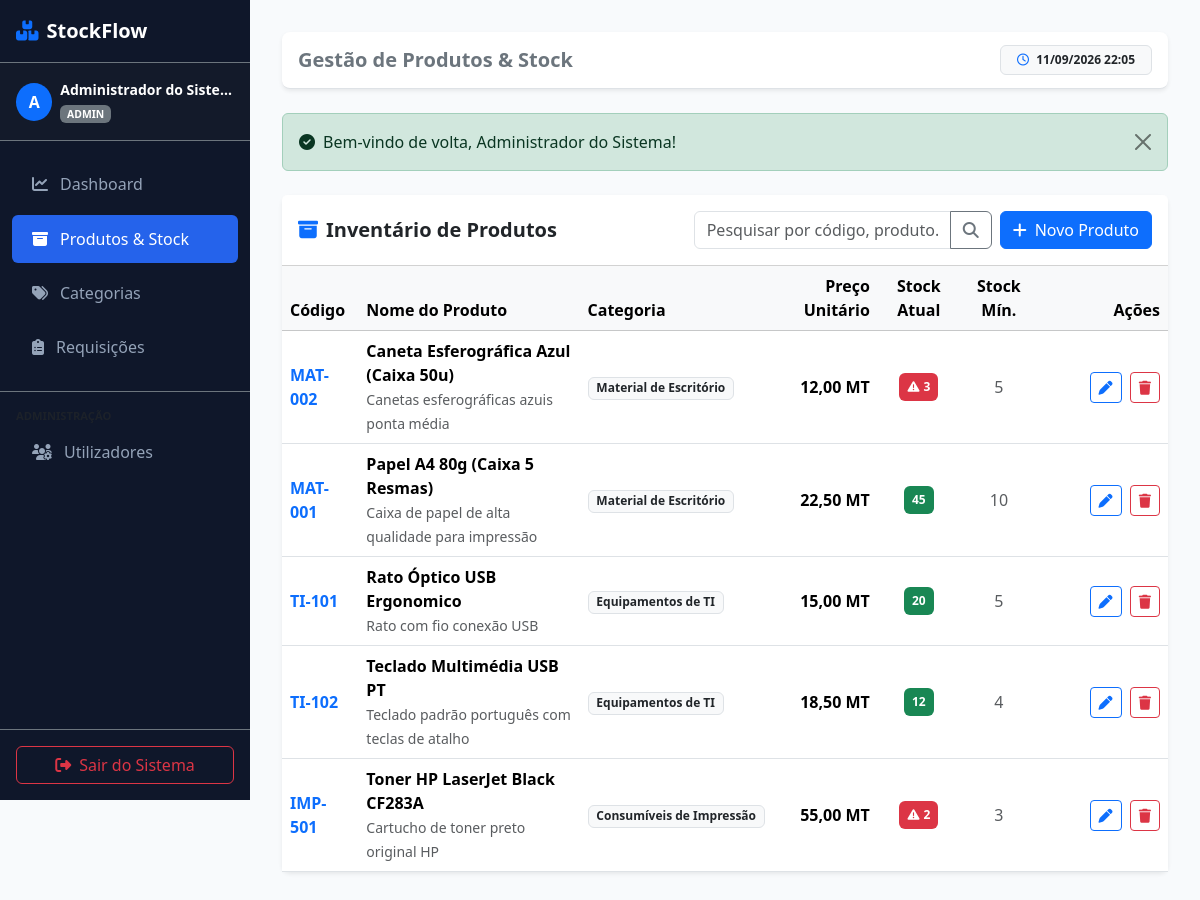
Screenshot of /products (signed in) with the database file from the repository.
### tables this page shows
CREATE TABLE IF NOT EXISTS products (
    id INT AUTO_INCREMENT PRIMARY KEY,
    category_id INT NOT NULL,
    code VARCHAR(30) NOT NULL UNIQUE,
    name VARCHAR(150) NOT NULL,
    description TEXT NULL,
    unit_price DECIMAL(10,2) NOT NULL DEFAULT 0.00,
    stock_quantity INT NOT NULL DEFAULT 0,
    min_stock INT NOT NULL DEFAULT 5,
    created_at DATETIME DEFAULT CURRENT_TIMESTAMP,
    updated_at DATETIME DEFAULT CURRENT_TIMESTAMP ON UPDATE CURRENT_TIMESTAMP,
    FOREIGN KEY (category_id) REFERENCES categories(id) ON DELETE RESTRICT ON UPDATE CASCADE
);

CREATE TABLE IF NOT EXISTS categories (
    id INT AUTO_INCREMENT PRIMARY KEY,
    name VARCHAR(100) NOT NULL UNIQUE,
    description TEXT NULL,
    created_at DATETIME DEFAULT CURRENT_TIMESTAMP
);

### app/Controllers/ProductController.php (called while the page is built, shortened)
<?php
class ProductController {
    public function index(): void {
        $search = trim($_GET['search'] ?? '');
        $products = !empty($search) ? Product::search($search) : Product::all();
        require __DIR__ . '/../../views/products/index.php';
    }
}

### app/Helpers/Session.php (called while the page is built, shortened)
<?php
class Session {
    public static function getFlash(string $type): ?string {
        if (isset($_SESSION['flash'][$type])) {
            $msg = $_SESSION['flash'][$type];
            return $msg;
        }
        return null;
    }
    public static function user(): ?array {
        return $_SESSION['user'] ?? null;
    }
}

### app/Helpers/Security.php (called while the page is built, shortened)
<?php
class Security {
    public static function escape(?string $value): string {
        return htmlspecialchars($value, ENT_QUOTES, 'UTF-8');
    }
}

### app/Models/Product.php (called while the page is built, shortened)
<?php
class Product {
    public static function all(): array {
        $db = Database::getConnection();
        $sql = "SELECT p.*, c.name as category_name
                FROM products p
                INNER JOIN categories c ON p.category_id = c.id
                ORDER BY p.name ASC";
        $stmt = $db->query($sql);
        return $stmt->fetchAll();
    }
}

### views/products/index.php (the view, shortened to what this page needs)
<?php
require __DIR__ . '/../layouts/header.php';
require __DIR__ . '/../layouts/sidebar.php';
?>
<div class="main-content flex-grow-1">
    <?php require __DIR__ . '/../layouts/navbar.php'; ?>
    <?php if ($msg = Session::getFlash('success')): ?>
        <div class="alert alert-success alert-dismissible fade show mb-4" role="alert">
            <i class="fa-solid fa-circle-check me-2"></i><?= Security::escape($msg) ?>
            <button type="button" class="btn-close" data-bs-dismiss="alert"></button>
        </div>
    <?php endif; ?>
    <div class="card border-0 shadow-sm rounded-3">
        <div class="card-header bg-white py-3 d-flex flex-column flex-md-row justify-content-between align-items-md-center gap-3">
            <h5 class="fw-bold m-0 text-dark"><i class="fa-solid fa-box-archive me-2 text-primary"></i>Inventário de Produtos</h5>
            <div class="d-flex align-items-center gap-2">
                <form action="/products" method="GET" class="d-flex align-items-center">
                    <div class="input-group">
                        <input type="text" name="search" class="form-control" placeholder="Pesquisar por código, produto..." value="<?= Security::escape($_GET['search'] ?? '') ?>">
                        <button type="submit" class="btn btn-outline-secondary"><i class="fa-solid fa-magnifying-glass"></i></button>
                    </div>
                </form>
                <?php if ($user && in_array($user['role'], ['admin', 'operator'])): ?>
                    <button class="btn btn-primary text-nowrap" data-bs-toggle="modal" data-bs-target="#modalCreateProduct">
                        <i class="fa-solid fa-plus me-2"></i>Novo Produto
                    </button>
                <?php endif; ?>
            </div>
        </div>
        <div class="card-body p-0">
            <div class="table-responsive">
                <table class="table table-hover align-middle mb-0">
                    <thead class="table-light">
                        <tr>
                            <th>Código</th>
                            <th>Nome do Produto</th>
                            <th>Categoria</th>
                            <th class="text-end">Preço Unitário</th>
                            <th class="text-center">Stock Atual</th>
                            <th class="text-center">Stock Mín.</th>
                            <?php if ($user && in_array($user['role'], ['admin', 'operator'])): ?>
                                <th class="text-end" style="width: 130px;">Ações</th>
                            <?php endif; ?>
                        </tr>
                    </thead>
                    <tbody>
                        <?php if (empty($products)): ?>
                            <tr>
                                <td colspan="7" class="text-center text-muted py-4">Nenhum produto encontrado.</td>
                            </tr>
                        <?php else: ?>
                            <?php foreach ($products as $prod): ?>
                                <tr>
                                    <td class="fw-bold text-primary"><?= Security::escape($prod['code']) ?></td>
                                    <td>
                                        <div class="fw-semibold"><?= Security::escape($prod['name']) ?></div>
                                        <small class="text-muted"><?= Security::escape($prod['description'] ?? '') ?></small>
                                    </td>
                                    <td><span class="badge bg-light text-dark border"><?= Security::escape($prod['category_name']) ?></span></td>
                                    <td class="text-end fw-semibold"><?= number_format($prod['unit_price'], 2, ',', '.') ?> MT</td>
                                    <td class="text-center">
                                        <?php if ($prod['stock_quantity'] <= $prod['min_stock']): ?>
                                            <span class="badge bg-danger p-2" title="Alerta de Stock Mínimo!">
                                                <i class="fa-solid fa-triangle-exclamation me-1"></i><?= $prod['stock_quantity'] ?>
                                            </span>
                                        <?php else: ?>
                                            <span class="badge bg-success p-2"><?= $prod['stock_quantity'] ?></span>
                                        <?php endif; ?>
                                    </td>
                                    <td class="text-center text-muted"><?= $prod['min_stock'] ?></td>
                                    <?php if ($user && in_array($user['role'], ['admin', 'operator'])): ?>
                                        <td class="text-end">
                                            <button class="btn btn-sm btn-outline-primary me-1"
                                                    onclick="editProduct(<?= htmlspecialchars(json_encode($prod), ENT_QUOTES, 'UTF-8') ?>)">
                                                <i class="fa-solid fa-pen"></i>
                                            </button>
                                            <?php if ($user['role'] === 'admin'): ?>
                                                <button class="btn btn-sm btn-outline-danger"
                                                        onclick="confirmDeleteProduct(<?= $prod['id'] ?>, '<?= Security::escape(addslashes($prod['name'])) ?>')">
                                                    <i class="fa-solid fa-trash"></i>
                                                </button>
                                            <?php endif; ?>
                                        </td>
                                    <?php endif; ?>
                                </tr>
                            <?php endforeach; ?>
                        <?php endif; ?>
                    </tbody>
                </table>
            </div>
        </div>
    </div>
</div>
<?php require __DIR__ . '/../layouts/footer.php'; ?>

### views/layouts/header.php (style rules this page uses)
:root { --sidebar-width: 250px; --primary-color: #0f172a; --accent-color: #2563eb; }
body { font-family: 'Segoe UI', system-ui, -apple-system, sans-serif; background-color: #f8fafc; }
.main-content { margin-left: var(--sidebar-width); padding: 2rem; min-height: 100vh; }

### rows the page displays
products: code "MAT-002", name "Caneta Esferográfica Azul (Caixa 50u)", description "Canetas esferográficas azuis ponta média", category.name "Material de Escritório", unit_price "12,00", stock_quantity "3", min_stock "5"
products: code "MAT-001", name "Papel A4 80g (Caixa 5 Resmas)", description "Caixa de papel de alta qualidade para impressão", category.name "Material de Escritório", unit_price "22,50", stock_quantity "45", min_stock "10"
products: code "TI-101", name "Rato Óptico USB Ergonomico", description "Rato com fio conexão USB", category.name "Equipamentos de TI", unit_price "15,00", stock_quantity "20", min_stock "5"
products: code "TI-102", name "Teclado Multimédia USB PT", description "Teclado padrão português com teclas de atalho", category.name "Equipamentos de TI", unit_price "18,50", stock_quantity "12", min_stock "4"
products: code "IMP-501", name "Toner HP LaserJet Black CF283A", description "Cartucho de toner preto original HP", category.name "Consumíveis de Impressão", unit_price "55,00", stock_quantity "2", min_stock "3"

### other values shown
substr(Security::escape($user['name'] ?? 'U'), 0, 1) "A"
Security::escape($user['name'] ?? 'Utilizador') "Administrador do Siste…"
Security::escape($user['role'] ?? 'requester') "ADMIN"
Security::escape($pageTitle ?? 'Painel Principal') "Gestão de Produtos & Stock"
Security::escape($msg) "Bem-vindo de volta, Administrador do Sistema!"
